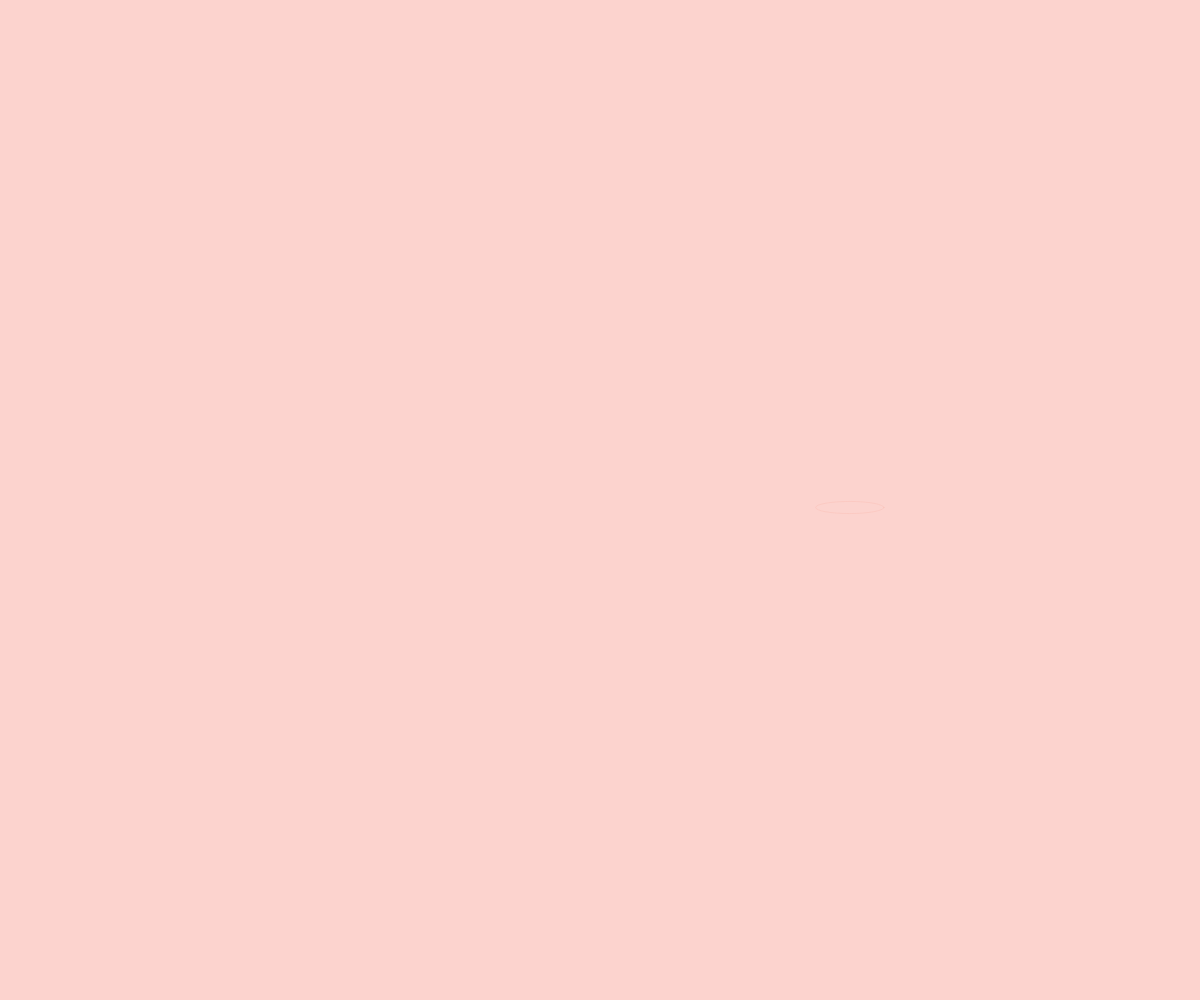
Frame 1 (no input)
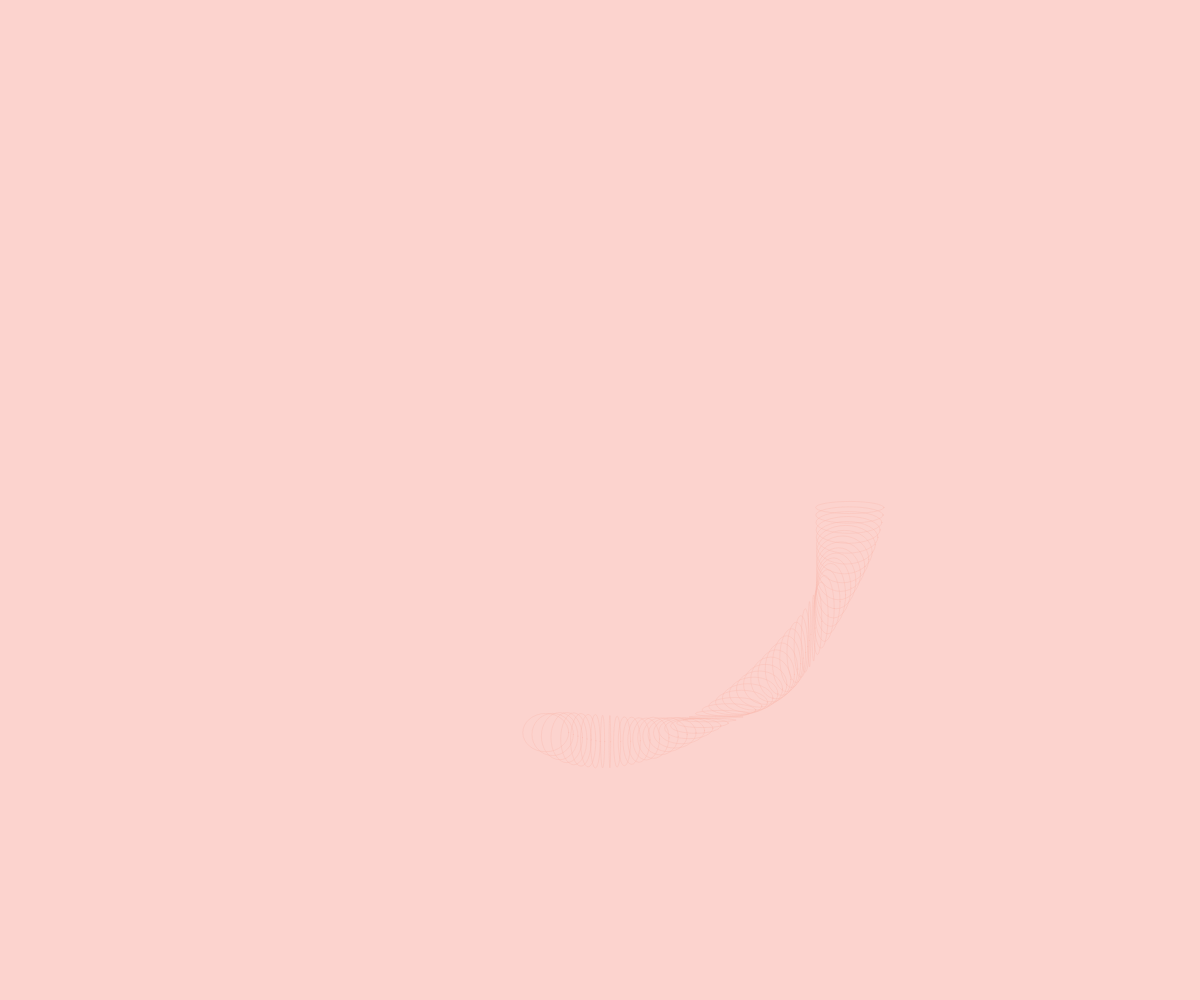
Frame 60 (no input)
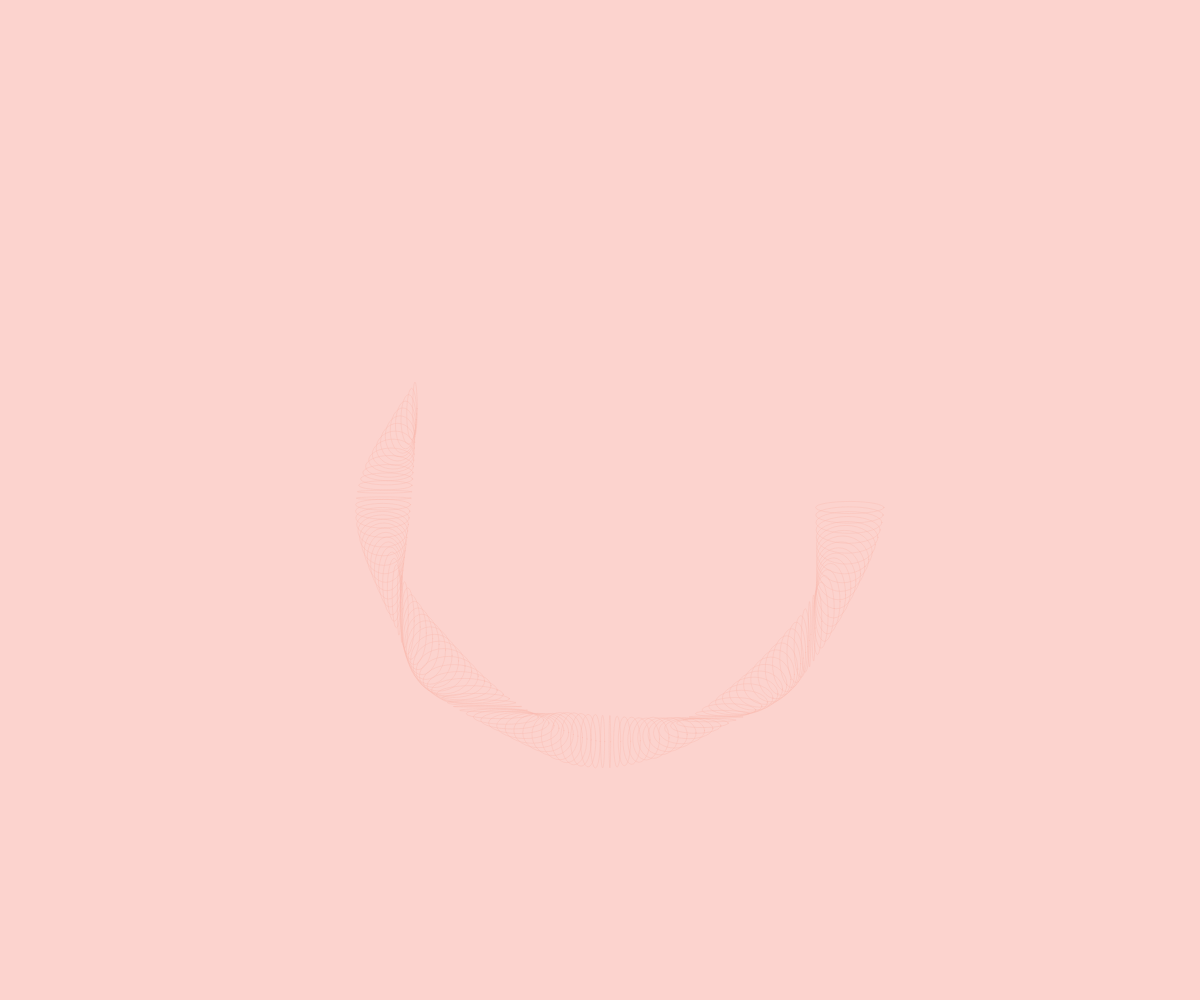
Frame 120 (the mouse pressed at the canvas centre since frame 60)

The p5.js sketch that drew these frames (run headless with seeded random() and noise() and a simulated clock; from frame 60 on, the mouse is pressed at the canvas centre):

// p5.js sketch
// ── sketch.js
var k;
var n;
var d;
var angle = 0;
var radius;
var offset;


function setup() {
  createCanvas(window.innerWidth,window.innerHeight);
  background(252,211,206);
  // n = random(1,9);
  // d = random(1,9);
  radius = 60;
  offset = height/2;
  // n = 1;
  // d = 1;
};

function draw() {
  background(252,211,206,5);
  angle += 0.03;

    k = 1/6;
    var x = cos(k*angle)*cos(angle)*250;
    var y = cos(k*angle)*sin(angle)*250;

    var a = cos(angle*3)*radius + noise(angle)*10 + 2;
    var b = sin(angle*3)*radius + noise(angle*10)*10 + 2;

    stroke(250,183,174,90);
    noFill();
    // fill(100);
    // ellipse(x+width/2,y+height/2,a/10,b/10);

    ellipse(x+width/2,y+height/2,a,b);
    console.log(k);

};
